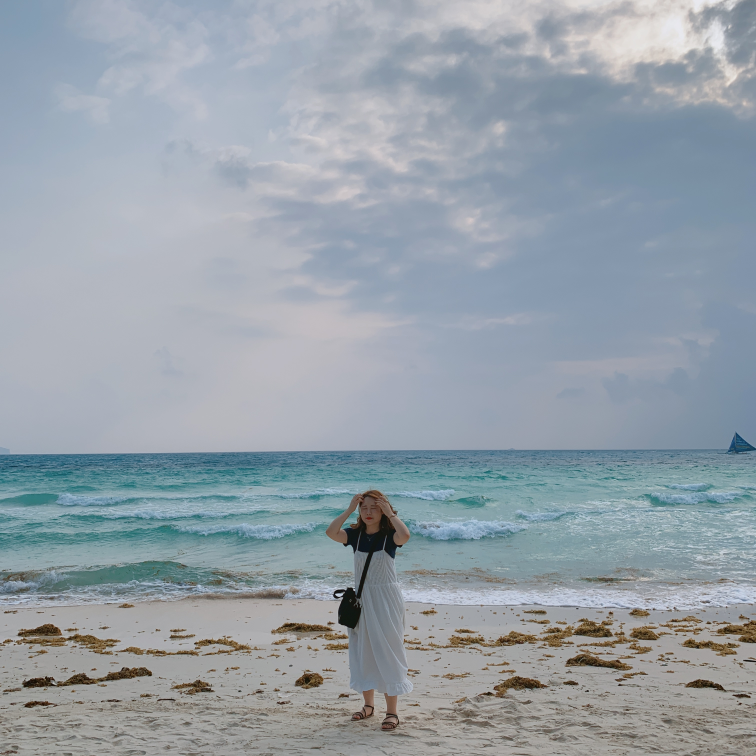
//> input picture [OpenCV] 10.주파수 영역 처리/MyPhoto.jpg, 3024 x 3024 px (shown at 1/4 size)
$ ./34_20181046정연희   (built with g++ and OpenCV 4)
//> lines starting //> are read from the running program, lines starting //| are printed output that depends on the picture
#include <opencv2/opencv.hpp>
#include <iostream>

using namespace cv;
using namespace std;

void log_mag(Mat complex_mat, Mat& dst);
void shuffling(Mat mag_img, Mat& dst);
Mat DFT_1D(Mat one_row, int dir);
void DFT_2D(Mat complex_img, Mat& dst, int dir);
void DFT(Mat image, Mat& dft_coef, Mat& shuffling_coef);
void IDFT(Mat dft_coef, Mat& idft_img);

void log_mag(Mat complex_mat, Mat& dst) {
    Mat planes[2];
    split(complex_mat, planes);
    magnitude(planes[0], planes[1], dst);
    log(dst + 1, dst);
    normalize(dst, dst, 0, 255, NORM_MINMAX);
    dst.convertTo(dst, CV_8U);
}


void shuffling(Mat mag_img, Mat& dst) {
    int cx = mag_img.cols / 2;
    int cy = mag_img.rows / 2;
    Rect q1(cx, 0, cx, cy);
    Rect q2(0, 0, cx, cy);
    Rect q3(0, cy, cx, cy);
    Rect q4(cx, cy, cx, cy);

    dst = Mat(mag_img.size(), mag_img.type());
    mag_img(q1).copyTo(dst(q3));
    mag_img(q3).copyTo(dst(q1));
    mag_img(q2).copyTo(dst(q4));
    mag_img(q4).copyTo(dst(q2));
}


void DFT(Mat image, Mat& dft_coef, Mat& shuffling_coef) {
    Mat complex_img;
    Mat tmp[] = { image, Mat::zeros(image.size(), CV_8U) };

    merge(tmp, 2, complex_img);
    DFT_2D(complex_img, dft_coef, 1);
    shuffling(dft_coef, shuffling_coef);

}

void IDFT(Mat dft_coef, Mat& idft_img) {
    Mat idft_coef;
    Mat t[2];
    shuffling(dft_coef, dft_coef);
    DFT_2D(dft_coef, idft_coef, -1);
    split(idft_coef, t);
    t[0].convertTo(idft_img, CV_8U);
}

Mat DFT_1D(Mat one_row, int dir) {
    int N = (int)one_row.total();
    Mat dst(one_row.size(), CV_32FC2);

    for (int k = 0; k < N; k++) {
        Vec2f complex(0, 0);
        for (int n = 0; n < N; n++) {
            float theta = (float)(dir * (-2) * CV_PI * k * n / N);
            Vec2f value = one_row.at<Vec2f>(n);
            complex[0] += value[0] * cos(theta) - value[1] * sin(theta);
            complex[1] += value[1] * cos(theta) + value[0] * sin(theta);
        }
        dst.at<Vec2f>(k) = complex;
    }
    if (dir == -1) dst /= N;
    return dst;
}

void DFT_2D(Mat complex_img, Mat& dst, int dir) {
    complex_img.convertTo(complex_img, CV_32F);
    Mat tmp(complex_img.size(), CV_32FC2, Vec2f(0, 0));
    tmp.copyTo(dst);

    for (int i = 0; i < complex_img.rows; i++) {
        Mat one_row = complex_img.row(i);
        Mat dft_row = DFT_1D(one_row, dir);
        dft_row.copyTo(tmp.row(i));
    }

    transpose(tmp, tmp);
    for (int i = 0; i < tmp.rows; i++) {
        Mat one_row = tmp.row(i);
        Mat dft_row = DFT_1D(tmp.row(i), dir);
        dft_row.copyTo(dst.row(i));
    }
    transpose(dst, dst);
}

Mat getLowpassFilter(Size size, int radius) {
    Point center = size / 2;
    Mat filter(size, CV_32FC2, Vec2f(0, 0));
    circle(filter, center, radius, Vec2f(1, 1), -1);
    return filter;
}

Mat getHighpassFilter(Size size, int radius) {
    Point center = size / 2;
    Mat filter(size, CV_32FC2, Vec2f(1, 1));
    circle(filter, center, radius, Vec2f(0, 0), -1);
    return filter;
}

int main()
{
	Mat src, dft_coef, shuffling_coef;
	Mat dft_img, shuffling_img, idft_img;
	Mat low_mat, high_mat, low_dft_img;
	Mat high_dft_img, low_idft_img, high_idft_img;

	src = imread("MyPhoto.jpg", IMREAD_GRAYSCALE);
//> src: 3024 rows x 3024 cols, CV_8UC1; min 6, max 234, mean 157.6
	if (src.empty()) return -1;

	resize(src, src, Size(480, 480));
//> src: 480 rows x 480 cols, CV_8UC1
	imshow("Source", src);

	DFT(src, dft_coef, shuffling_coef);
//> in DFT, `Mat tmp[] = { image, Mat::zeros(image.size(), CV_8U) };`: tmp[1]: 480 rows x 480 cols, CV_8UC1; every value is 0
	log_mag(dft_coef, dft_img);
	log_mag(shuffling_coef, shuffling_img);

	int radius = 50;
	Mat lf = getLowpassFilter(dft_coef.size(), radius);
	radius = 10;
	Mat hf = getHighpassFilter(dft_coef.size(), radius);

	multiply(shuffling_coef, lf, low_mat);
	multiply(shuffling_coef, hf, high_mat);
	log_mag(low_mat, low_dft_img);
//> in log_mag (call 3), `normalize(dst, dst, 0, 255, NORM_MINMAX);`:
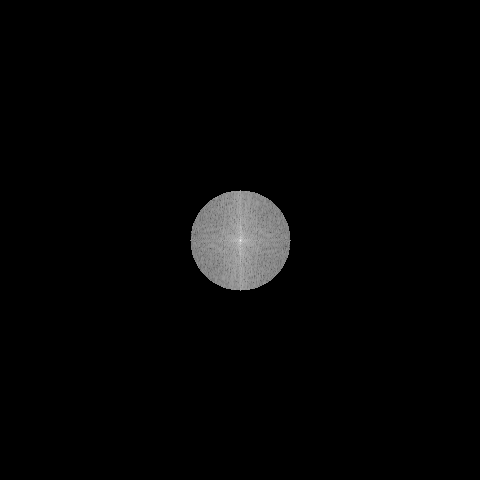
//> dst: 480 rows x 480 cols, CV_32FC1; min 0, max 255, mean 4.9
	log_mag(high_mat, high_dft_img);
//> in log_mag (call 4), `split(complex_mat, planes);`:
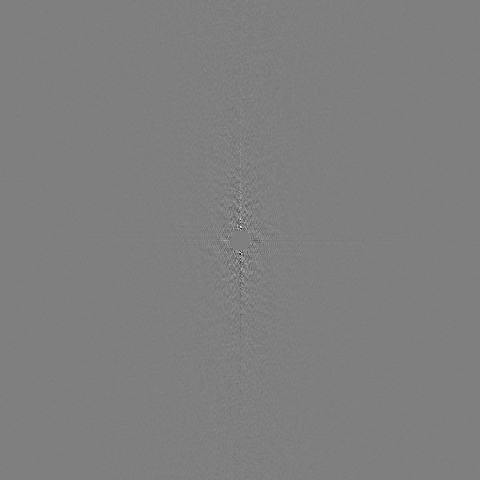
//> planes[1]: 480 rows x 480 cols, CV_32FC1; min -326515.7, max 326481.8, mean 0; drawn with min black and max white
//> in log_mag (call 4), `normalize(dst, dst, 0, 255, NORM_MINMAX);`:
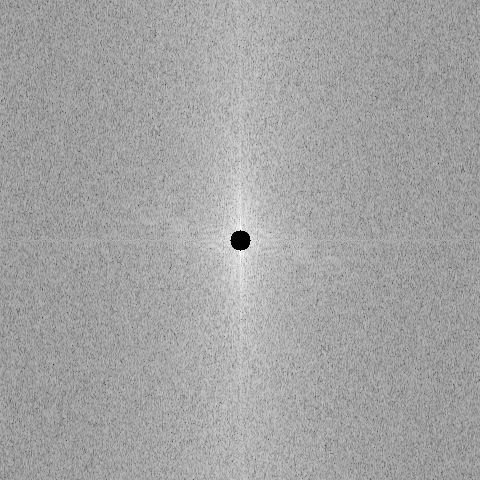
//> dst: 480 rows x 480 cols, CV_32FC1; min 0, max 255, mean 163.8

	IDFT(shuffling_coef, idft_img);
//> in IDFT, `split(idft_coef, t);`:
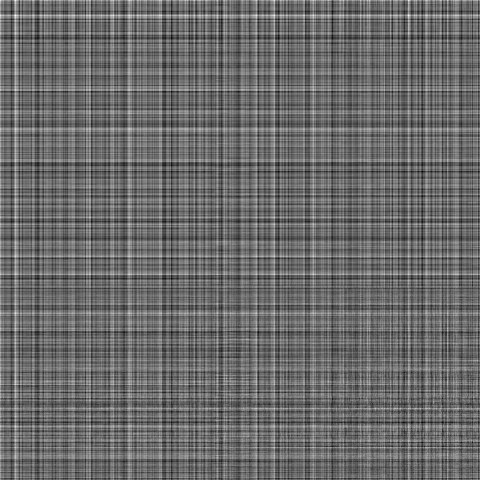
//> t[1]: 480 rows x 480 cols, CV_32FC1; min -0.0169, max 0.0234, mean -1.22e-05; drawn with min black and max white
	IDFT(low_mat, low_idft_img);
//> in IDFT (call 2), `split(idft_coef, t);`:
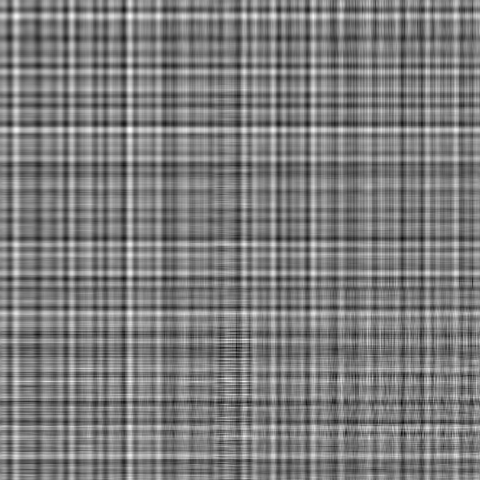
//> t[1]: 480 rows x 480 cols, CV_32FC1; min -0.00928, max 0.00963, mean -1.02e-05; drawn with min black and max white
	IDFT(high_mat, high_idft_img);
//> in IDFT (call 3), `split(idft_coef, t);`:
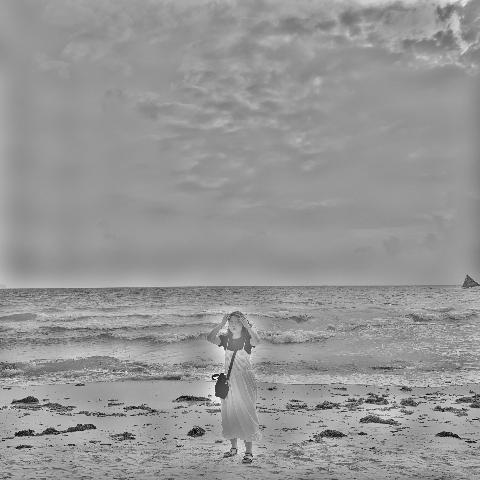
//> t[0]: 480 rows x 480 cols, CV_32FC1; min -141.6, max 97.92, mean 0; drawn with min black and max white
//> in IDFT (call 3), `t[0].convertTo(idft_img, CV_8U);`:
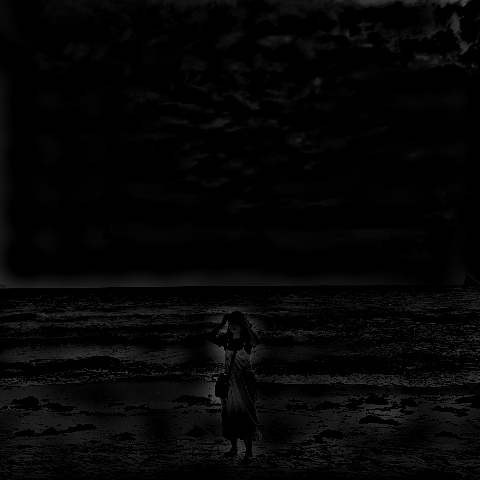
//> idft_img: 480 rows x 480 cols, CV_8UC1; min 0, max 98, mean 5.5

	imshow("Low DFT", low_dft_img);
	imshow("High DFT", high_dft_img);
	imshow("주파수 영상", shuffling_img);
	imshow("Low Inverse DFT", low_idft_img);
	imshow("High Inverse DFT", high_idft_img);


    waitKey(0);
    return 0;

}
